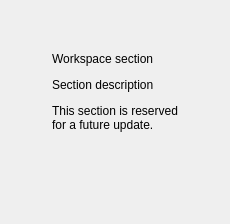
<?xml version="1.0" encoding="UTF-8"?>
<ui version="4.0">
 <class>WorkspaceSectionPage</class>
 <widget class="QWidget" name="WorkspaceSectionPage">
  <layout class="QVBoxLayout" name="pageLayout">
   <property name="leftMargin"><number>20</number></property>
   <property name="topMargin"><number>20</number></property>
   <property name="rightMargin"><number>20</number></property>
   <property name="bottomMargin"><number>20</number></property>
   <item>
    <widget class="QFrame" name="sectionCard">
     <property name="frameShape"><enum>QFrame::NoFrame</enum></property>
     <layout class="QVBoxLayout" name="sectionLayout">
      <property name="spacing"><number>12</number></property>
      <property name="leftMargin"><number>32</number></property>
      <property name="topMargin"><number>32</number></property>
      <property name="rightMargin"><number>32</number></property>
      <property name="bottomMargin"><number>32</number></property>
      <item><widget class="QLabel" name="sectionTitle"><property name="text"><string>Workspace section</string></property></widget></item>
      <item><widget class="QLabel" name="sectionDescription"><property name="text"><string>Section description</string></property><property name="wordWrap"><bool>true</bool></property></widget></item>
      <item><widget class="QLabel" name="sectionStatus"><property name="text"><string>This section is reserved for a future update.</string></property><property name="wordWrap"><bool>true</bool></property></widget></item>
      <item><spacer name="sectionSpacer"><property name="orientation"><enum>Qt::Vertical</enum></property><property name="sizeHint" stdset="0"><size><width>20</width><height>40</height></size></property></spacer></item>
     </layout>
    </widget>
   </item>
  </layout>
 </widget>
 <resources/>
 <connections/>
</ui>
